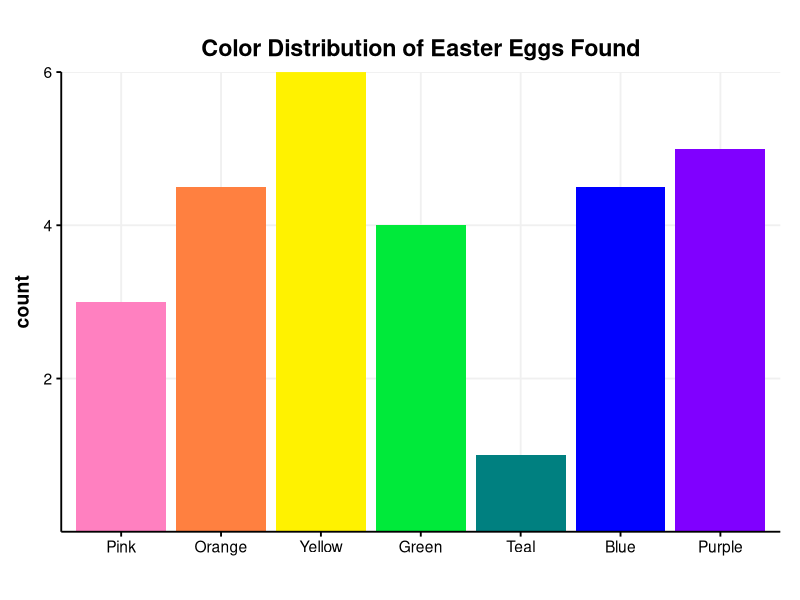

This figure's R source:
# Easter Egg Visualization
# Matt Spencer - DataBard
# www.databard.blog
# 4/1/2018
library(dplyr)
library(tidyr)
library(ggplot2)
library(grid)
library(gridExtra)

theme_Publication <- function(base_size=14, base_family="helvetica") {
      library(grid)
      library(ggthemes)
      (theme_foundation(base_size=base_size, base_family=base_family)
       + theme(plot.title = element_text(face = "bold",
                                         size = rel(1.2), hjust = 0.5),
               text = element_text(),
               panel.background = element_rect(colour = NA),
               plot.background = element_rect(colour = NA),
               panel.border = element_rect(colour = NA),
               axis.title = element_text(face = "bold",size = rel(1)),
               axis.title.y = element_text(angle=90,vjust =2),
               axis.title.x = element_text(vjust = -0.2),
               axis.text = element_text(), 
               axis.line = element_line(colour="black"),
               axis.ticks = element_line(),
               panel.grid.major = element_line(colour="#f0f0f0"),
               panel.grid.minor = element_blank(),
               plot.margin=unit(c(10,5,5,5),"mm"),
               strip.background=element_rect(colour="#f0f0f0",fill="#f0f0f0"),
               strip.text = element_text(face="bold")
          ))
      
}

scale_fill_Publication <- function(...){
      library(scales)
      discrete_scale("fill","Publication",manual_pal(values = c("#386cb0","#fdb462","#7fc97f","#ef3b2c","#662506","#a6cee3","#fb9a99","#984ea3","#ffff33")), ...)

}

scale_colour_Publication <- function(...){
      library(scales)
      discrete_scale("colour","Publication",manual_pal(values = c("#386cb0","#fdb462","#7fc97f","#ef3b2c","#662506","#a6cee3","#fb9a99","#984ea3","#ffff33")), ...)

}

# Function to generate the copyright for any plot
# Useage:
# g <- ggplot(...) + ...
# add.copyright(g)
# add.copyright(g, 0.5, 1/20)
add.copyright <- function(plot, fontsize=1, rel.height=1/20) {
    cp <- textGrob(paste("\uA9 Matt Spencer ", format(Sys.time(), "%Y"), ", databard.blog", sep=''),
             gp=gpar(fontfamily = "Verdana", cex=fontsize) ,
             x=unit(1, "npc"), hjust = 1) #, y=unit(0, "npc"), vjust = 0)
    
    cp.h <- round(rel.height*100)
    plot.h <- 100-cp.h
    lay <- matrix(c(rep(1,plot.h), rep(2,cp.h)))
    
    return(grid.arrange(plot, cp, layout_matrix = lay))
}


colors <- c("Pink", "Orange", "Yellow", "Green", "Teal", "Blue", "Purple")
eggs <- c(3, 4.5, 6, 4, 1, 4.5, 5)
data <- data.frame(color = factor(colors, levels = colors), 
                   count = eggs)

egg.colors <- c(rgb(255, 128, 192, max = 255), rgb(255, 128, 64, max = 255),
                rgb(255, 242, 0, max = 255), rgb(0, 234, 58, max = 255),
                rgb(0, 128, 128, max = 255), rgb(0, 0, 255, max = 255), 
                rgb(128, 0, 255, max = 255))

g <- ggplot(data, aes(x = color, y = count, fill = color)) +
    geom_col() +
    scale_fill_manual(values = egg.colors) +
    scale_y_continuous(breaks = seq(2, 6, 2), minor_breaks = seq(1, 5, 2), expand = c(0, 0)) +
    ggtitle("Color Distribution of Easter Eggs Found") +
    labs(x = "") +
    guides(fill = F,
           axis.title.x = element_blank()) +
    theme_Publication()
g

#ggsave(file = "figures/easteregg_colors.jpeg", g, width = 5, height = 3, dpi = 300)


